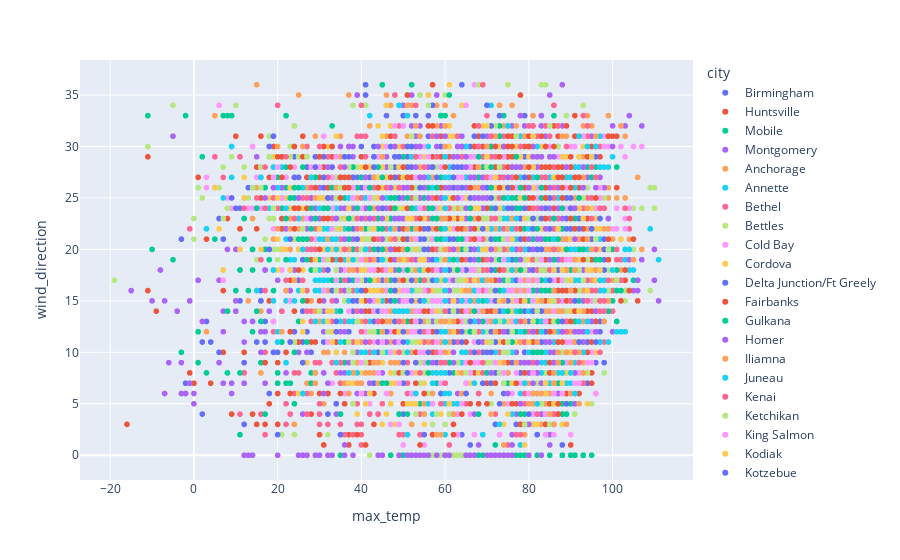

The cell this chart's notebook holds for it:
### Code cell
px.scatter(weatherdf,x = 'max_temp', y = 'wind_direction', color = 'city')
